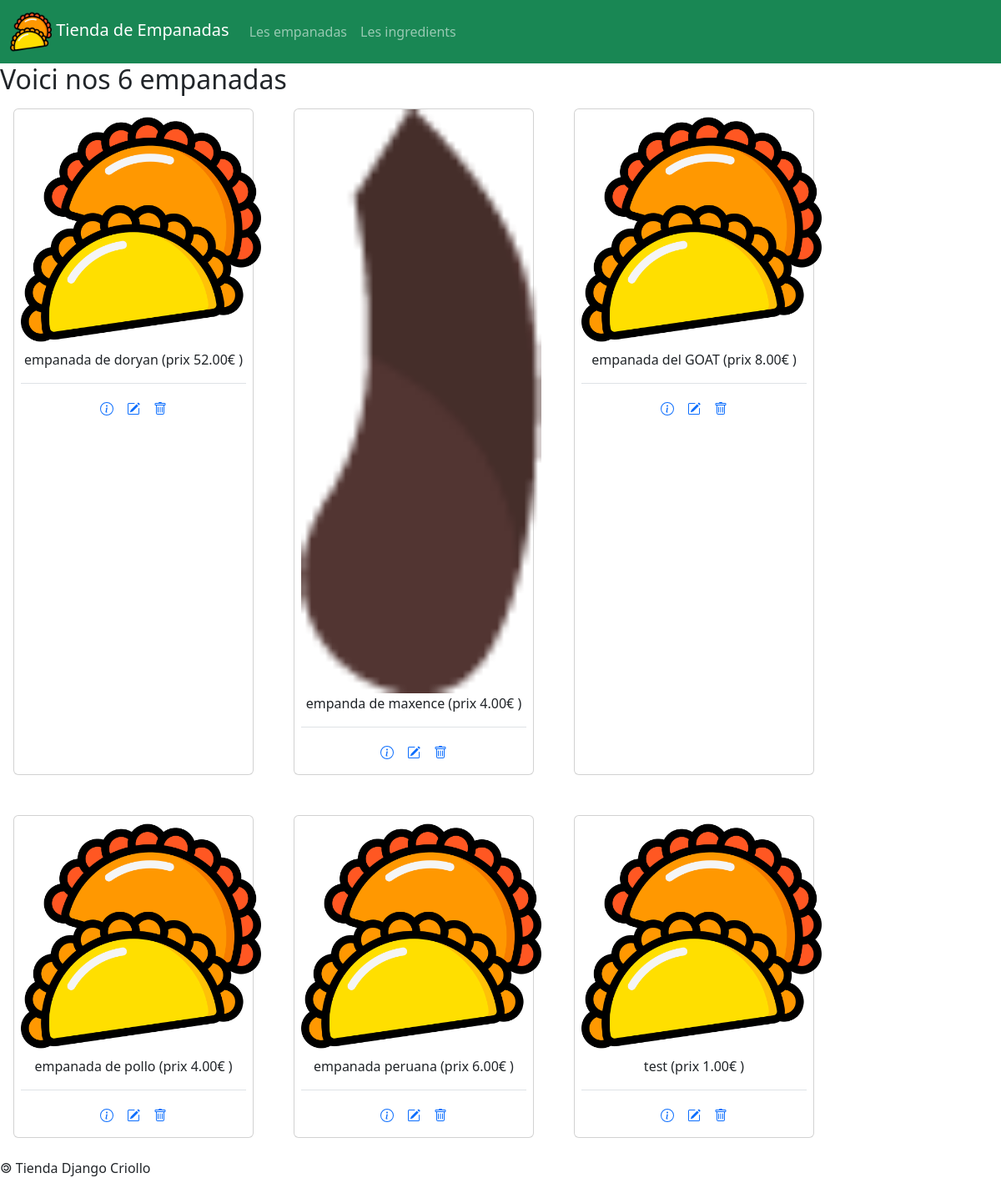
The page /empanadas/ on the database as committed earlier.
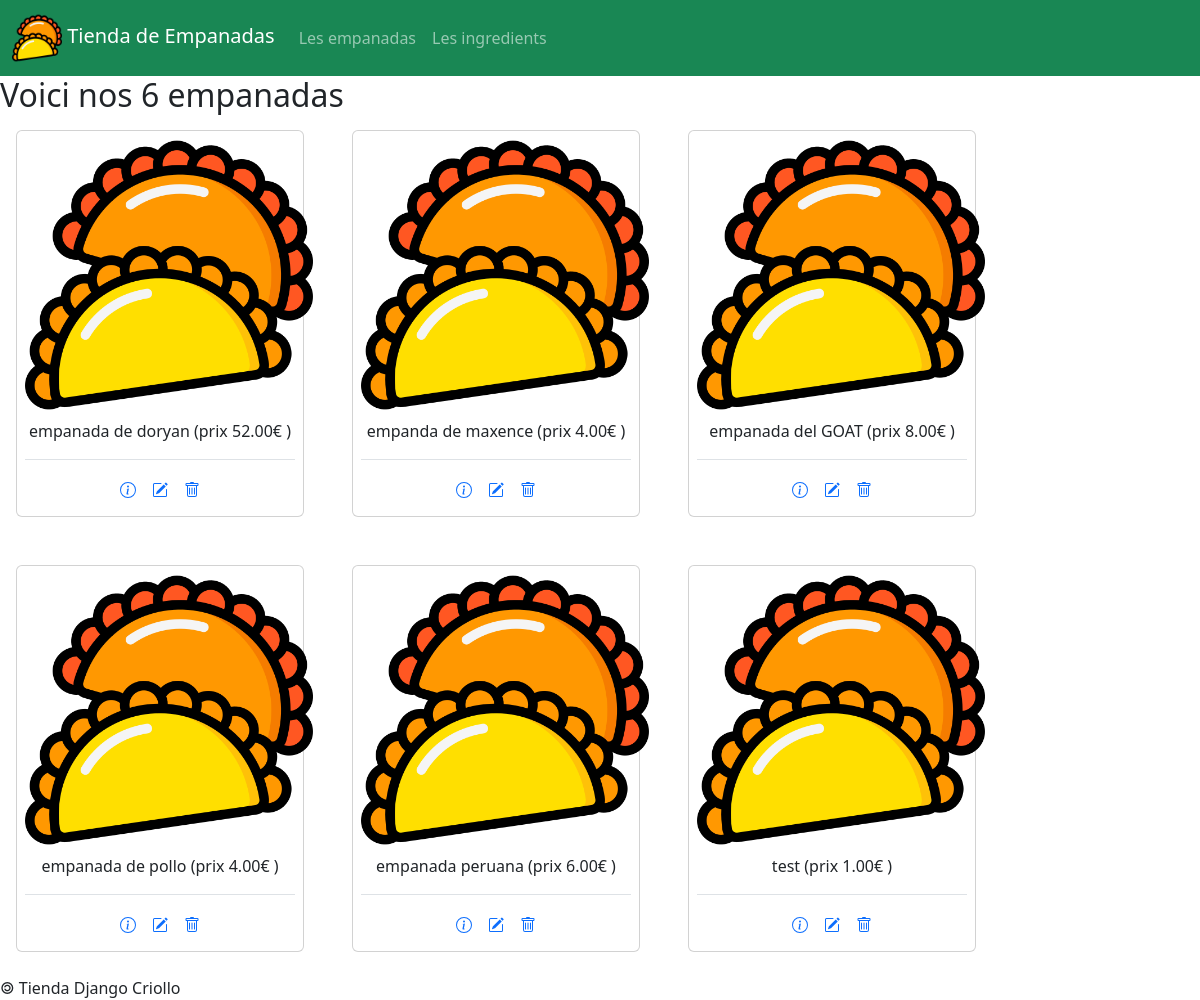
The same page on the database as committed later.
### empanadas/models.py (models this page shows)
class Empanada(models.Model):
    idEmpanada = models.AutoField( primary_key = True )
    nomEmpanada = models.CharField( max_length = 50 )
    prix = models.DecimalField( max_digits = 6, decimal_places = 2 )
    image = models.ImageField(default="imagesEmpanadas/default.png", upload_to='imagesEmpanadas/')
    def __str__(self) :
        return self.nomEmpanada + ' (prix ' + str(self.prix) + '€ )'

### empanadas/views.py (the view)
# urls.py: path( 'empanadas/', views.empanadas),
def empanadas(request):
    lesEmpanadas = Empanada.objects.all()
    return render(
            request,
            'empanadas/empanadas.html',
            {'empanadas' : lesEmpanadas}
            )

### empanadas/templates/empanadas/empanadas.html (shortened to what this page needs)
{% extends 'empanadas/base.html' %}
{% block main %}
<h2> Voici nos {{empanadas|length}} empanadas </h2>
<div class="row row-cols-3 g-3">
	{% for emp in empanadas %}
	<div class="card m-4" style="width: 18rem;">
		<img class="card-img-top" src="{{MEDIA_URL}}{{emp.image}}" style="width: 18rem;">
		<p class="text-center">
			{{emp}}
		</p>
		<div class="card-body d-flex flex-row justify-content-center border-top">
			<a class="mx-2" href="/empanadas/{{emp.idEmpanada}}">
			</a>
			<a class="mx-2" href="/empanadas/{{emp.idEmpanada}}/update">
			</a>
			<a class="mx-2" href="/empanadas/{{emp.idEmpanada}}/delete">
			</a>
		</div>
	</div>
	{% endfor %}
</div>
{% endblock %}

### empanadas/templates/empanadas/base.html (shortened to what this page needs)
{% load static %}
<!DOCTYPE html>
<html lang="fr">
	<head>
		<link href="https://cdn.jsdelivr.net/npm/bootstrap@5.3.3/dist/css/bootstrap.min.css" rel="stylesheet">
		<link href="{% static 'empanadas/css/style.css' %}" rel="stylesheet">
	</head>
	<body>
		<header>
			{% include 'empanadas/menu.html' %}
		</header>
		<main>
			{% block main %} {% endblock %}
		</main>
		<footer class="footer">
			{% include 'empanadas/footer.html' %}
		</footer>
	</body>
</html>

### empanadas/templates/empanadas/menu.html (shortened to what this page needs)
{% load static %}
<nav class="navbar navbar-expand-lg navbar-dark bg-success">
	<div class="container-fluid">
		<a class="navbar-brand" href="#">
			<img
				src="{% static 'empanadas/img/ico.png' %}"
				alt="logo"
			/>
			Tienda de Empanadas
		</a>
		<div id="navbarText" class="collapse navbar-collapse">
			<ul class="navbar-nav me-auto mb-2 mb-lg-0">
				<li class="nav-item">
					<a
						class="nav-link"
						href="/empanadas"
					>
						Les empanadas
					</a>
				</li>
				<li class="nav-item">
					<a
						class="nav-link"
						href="/ingredients"
					>
						Les ingredients
					</a>
				</li>
			</ul>
		</div>
	</div>
</nav>

### empanadas/templates/empanadas/footer.html
&#127279; Tienda Django Criollo

### empanadas/static/empanadas/css/style.css (style rules this page uses)
body { overflow-x: hidden; }
img[alt="logo"] { width: 50px; }

Rows that differ between the two databases and show on the page:
changed Empanada "empanda de maxence (prix 4.00€ )": image: picture removed, a placeholder shows
